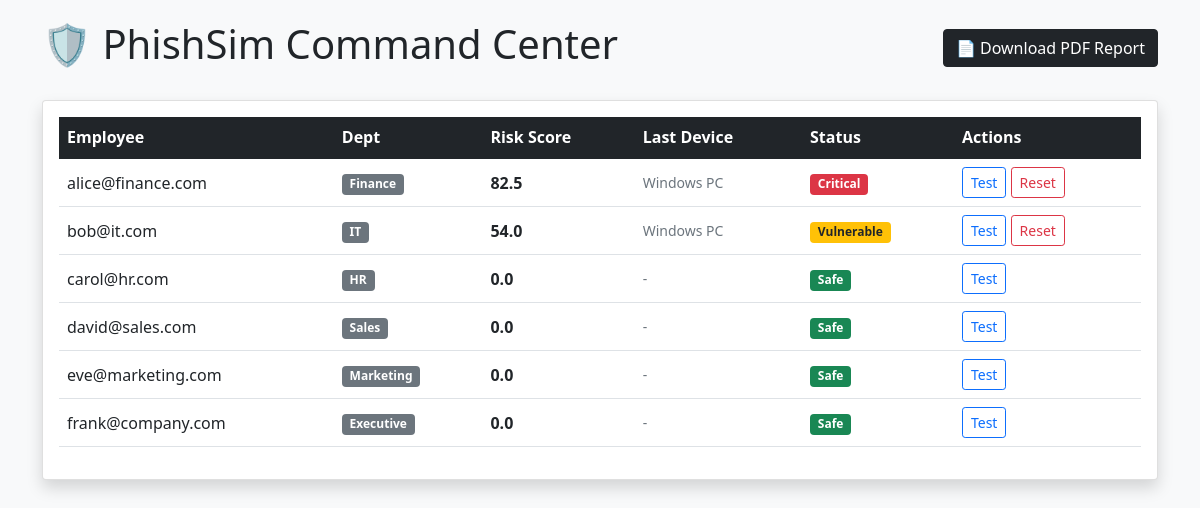
/dashboard, run on the app's committed database.
### models.py (models this page shows)
class User(db.Model):
    id = db.Column(db.Integer, primary_key=True)
    email = db.Column(db.String(120), unique=True, nullable=False)
    department = db.Column(db.String(50), nullable=False)
    risk_score = db.Column(db.Float, default=0.0)
    history = db.relationship('CampaignLog', backref='user', lazy=True)

class CampaignLog(db.Model):
    id = db.Column(db.Integer, primary_key=True)
    user_id = db.Column(db.Integer, db.ForeignKey('user.id'), nullable=False)
    campaign_name = db.Column(db.String(100))
    sent_at = db.Column(db.DateTime, default=datetime.utcnow)
    clicked = db.Column(db.Boolean, default=False)
    click_time = db.Column(db.DateTime, nullable=True)
    reported = db.Column(db.Boolean, default=False)  # Did they report it?
    device_info = db.Column(db.String(200), default="Unknown") # Fingerprinting

### app.py (the view)
@app.route('/dashboard')
def dashboard():
    users = User.query.all()
    for u in users:
        u.risk_score = calculate_dynamic_risk(u)
    db.session.commit()
    return render_template('dashboard.html', users=users)

### templates/dashboard.html (shortened to what this page needs)
<!DOCTYPE html>
<html>
<head>
    <link href="https://cdn.jsdelivr.net/npm/bootstrap@5.1.3/dist/css/bootstrap.min.css" rel="stylesheet">
</head>
<body class="container">
    <div class="d-flex justify-content-between align-items-center mb-4">
        <h1>🛡️ PhishSim Command Center</h1>
        <a href="/download_report" class="btn btn-dark">📄 Download PDF Report</a>
    </div>
    <div class="card shadow">
        <div class="card-body">
            <table class="table table-hover align-middle">
                <thead class="table-dark">
                    <tr>
                        <th>Employee</th>
                        <th>Dept</th>
                        <th>Risk Score</th>
                        <th>Last Device</th>
                        <th>Status</th>
                        <th>Actions</th>
                    </tr>
                </thead>
                <tbody>
                    {% for user in users %}
                    <tr>
                        <td>{{ user.email }}</td>
                        <td><span class="badge bg-secondary">{{ user.department }}</span></td>
                        <td><strong>{{ "%.1f"|format(user.risk_score) }}</strong></td>
                        <td class="text-muted small">
                            {{ user.history[-1].device_info if user.history else '-' }}
                        </td>
                        <td>
                            {% if user.risk_score > 60 %}
                                <span class="badge bg-danger">Critical</span>
                            {% elif user.risk_score > 20 %}
                                <span class="badge bg-warning text-dark">Vulnerable</span>
                            {% else %}
                                <span class="badge bg-success">Safe</span>
                            {% endif %}
                        </td>
                        <td>
                            <a href="/launch_attack/{{ user.id }}" class="btn btn-sm btn-outline-primary">Test</a>
                            {% if user.risk_score > 0 %}
                                <a href="/reset/{{ user.id }}" class="btn btn-sm btn-outline-danger">Reset</a>
                            {% endif %}
                        </td>
                    </tr>
                    {% endfor %}
                </tbody>
            </table>
        </div>
    </div>
</body>
</html>

### templates/dashboard.html (style rules this page uses)
body { background-color: #f8f9fa; padding: 20px; }

### data on the page
User: email "alice@finance.com", department "Finance", risk_score "82.5", device_info "Windows PC", shows "Critical"
User: email "bob@it.com", department "IT", risk_score "54.0", device_info "Windows PC", shows "Vulnerable"
User: email "carol@hr.com", department "HR", risk_score "0.0", history "-", shows "Safe"
User: email "david@sales.com", department "Sales", risk_score "0.0", history "-", shows "Safe"
User: email "eve@marketing.com", department "Marketing", risk_score "0.0", history "-", shows "Safe"
User: email "frank@company.com", department "Executive", risk_score "0.0", history "-", shows "Safe"
